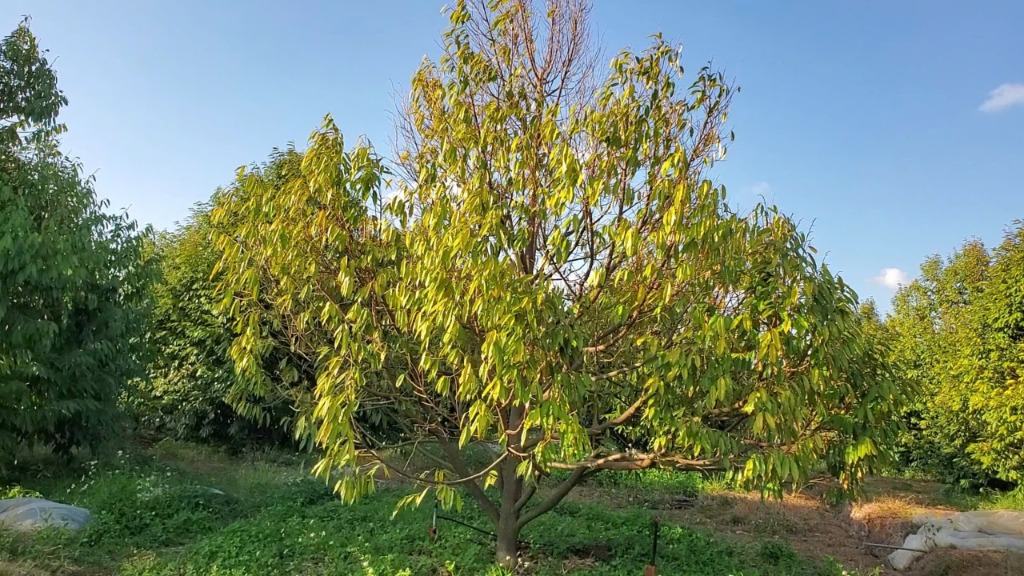
#> input picture dga_mobile/assets/images/post_nguyen_thi_mai.jpg, 1024 x 576 px
$ python -i preprocess.py   (imports and definitions only)
#> lines starting #> are read from the running program, lines starting #| are printed output that depends on the picture
#!/usr/bin/env python3
"""
Data Preprocessing
==================

Load raw images from dataset/Train, Validation, Test,
apply preprocessing, augmentation, and save as TFRecords
or NumPy arrays for training.

Usage:
    python scripts/preprocess.py
    python scripts/preprocess.py --target-size 224 224
    python scripts/preprocess.py --augment --rotation 20
"""

import argparse
import logging
import sys
import time
from pathlib import Path
from typing import List, Optional, Tuple

import cv2
import numpy as np
from PIL import Image

PROJECT_ROOT = Path(__file__).resolve().parent.parent
sys.path.insert(0, str(PROJECT_ROOT))

logger = logging.getLogger("durian_guardian.preprocess")

DISEASE_CLASSES = [
    "anthracnose_disease",
    "canker_disease",
    "fruit_rot",
    "mealybug_infestation",
    "pink_disease",
    "sooty_mold",
    "stem_blight",
    "stem_cracking_ gummosis",
    "thrips_disease",
    "yellow_leaf",
]


# [8 lines left out: function setup_logging, not called in this run]


class ImagePreprocessor:
    def __init__(
        self,
        target_size: Tuple[int, int] = (224, 224),
        normalize: bool = True,
        augment: bool = False,
        rotation_range: int = 0,
        zoom_range: float = 0.0,
        horizontal_flip: bool = False,
        brightness_range: Optional[Tuple[float, float]] = None,
    ):
        self.target_size = target_size
        self.normalize = normalize
        self.augment = augment
        self.rotation_range = rotation_range
        self.zoom_range = zoom_range
        self.horizontal_flip = horizontal_flip
        self.brightness_range = brightness_range

    def load_and_resize(self, image_path: str) -> Optional[np.ndarray]:
        try:
            img = Image.open(image_path).convert("RGB")
#> img is the input picture: PIL image 1024x576 RGB; mean R, G, B 114.4, 128.5, 102.8
            img = img.resize(self.target_size, Image.Resampling.LANCZOS)
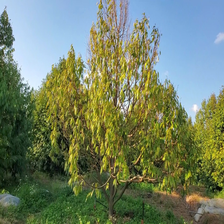
#> img: PIL image 224x224 RGB; mean R, G, B 114.4, 128.5, 102.8
            return np.array(img, dtype=np.float32)
        except Exception as exc:
            logger.warning("Cannot load %s: %s", image_path, exc)
            return None

    def normalize_image(self, image: np.ndarray) -> np.ndarray:
        return image / 255.0

    # [33 lines left out: function apply_augmentation, not called in this run]

    def process_image(self, image_path: str) -> Optional[np.ndarray]:
        img = self.load_and_resize(image_path)
        if img is None:
            return None
        if self.augment:
            img = self.apply_augmentation(img)
        if self.normalize:
            img = self.normalize_image(img)
        return img

    # [100 lines left out: functions process_dataset_split, parse_args, main, not called in this run]


# [2 lines not run here, left out]

>>> result = ImagePreprocessor().process_image('../dga_mobile/assets/images/post_nguyen_thi_mai.jpg')

$ run again, on dga_mobile/assets/images/post_phan_hai.jpg
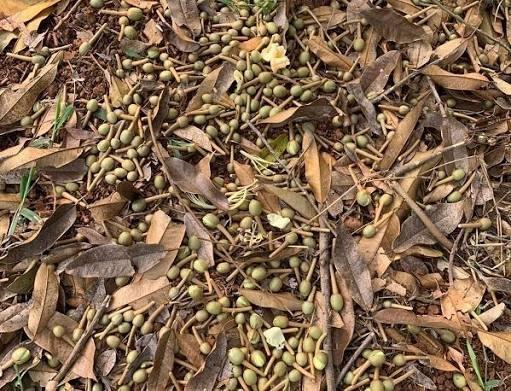
#> input picture dga_mobile/assets/images/post_phan_hai.jpg, 511 x 391 px
#> in load_and_resize, img is the input picture: PIL image 511x391 RGB; mean R, G, B 129.6, 103.1, 78.1
#> in load_and_resize, `img = img.resize(self.target_size, Image.Resampling.LANCZOS)`:
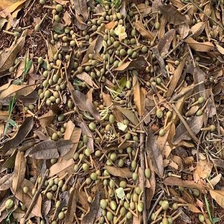
#> img: PIL image 224x224 RGB; mean R, G, B 129.5, 103.2, 78.2

$ run again, on dga_mobile/assets/images/post_tran_thi_thu_ha.jpg
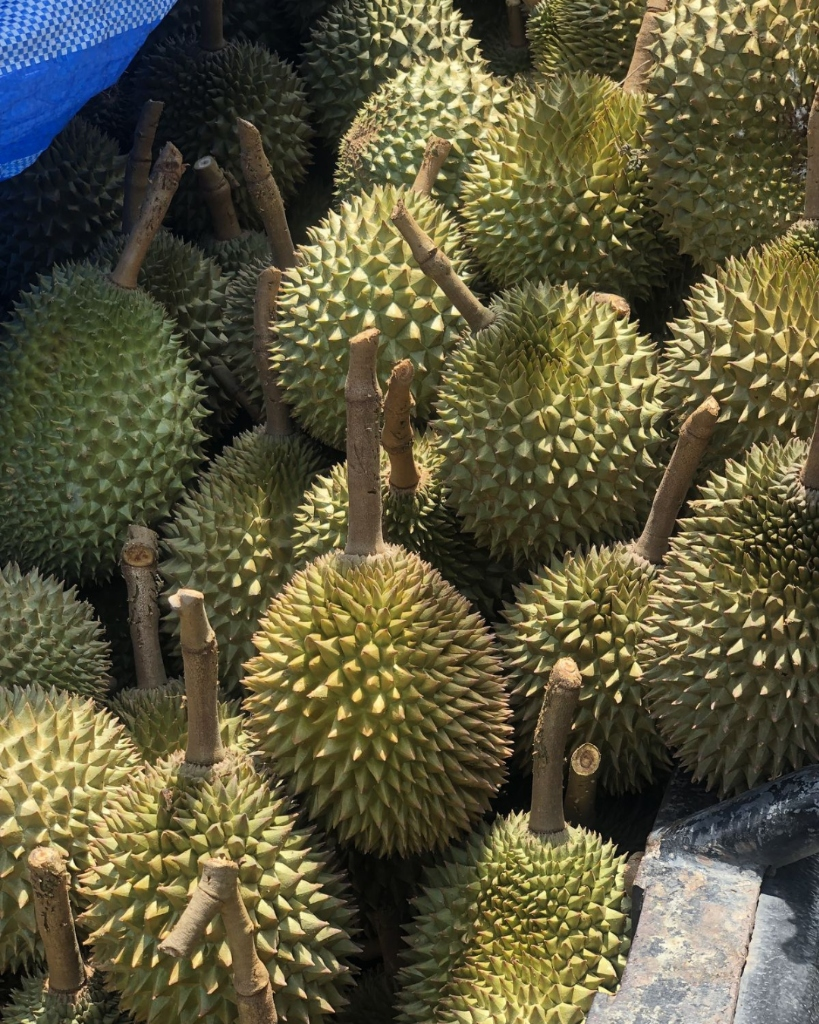
#> input picture dga_mobile/assets/images/post_tran_thi_thu_ha.jpg, 819 x 1024 px
#> in load_and_resize, img is the input picture: PIL image 819x1024 RGB; mean R, G, B 92.2, 88.2, 61.3
#> in load_and_resize, `img = img.resize(self.target_size, Image.Resampling.LANCZOS)`:
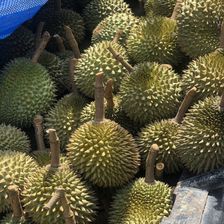
#> img: PIL image 224x224 RGB; mean R, G, B 92.2, 88.2, 61.3

$ run again, on dga_mobile/assets/images/durian_news_daklak.png
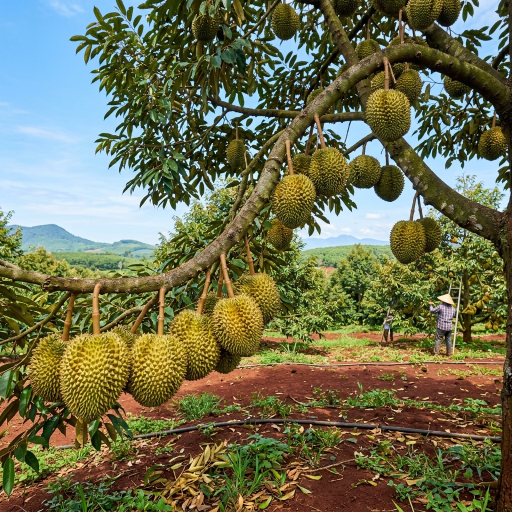
#> input picture dga_mobile/assets/images/durian_news_daklak.png, 1024 x 1024 px (shown at 1/2 size)
#> in load_and_resize, img is the input picture: PIL image 1024x1024 RGB; mean R, G, B 110.1, 111.2, 80.9
#> in load_and_resize, `img = img.resize(self.target_size, Image.Resampling.LANCZOS)`:
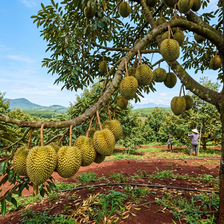
#> img: PIL image 224x224 RGB; mean R, G, B 110.1, 111.2, 80.9
